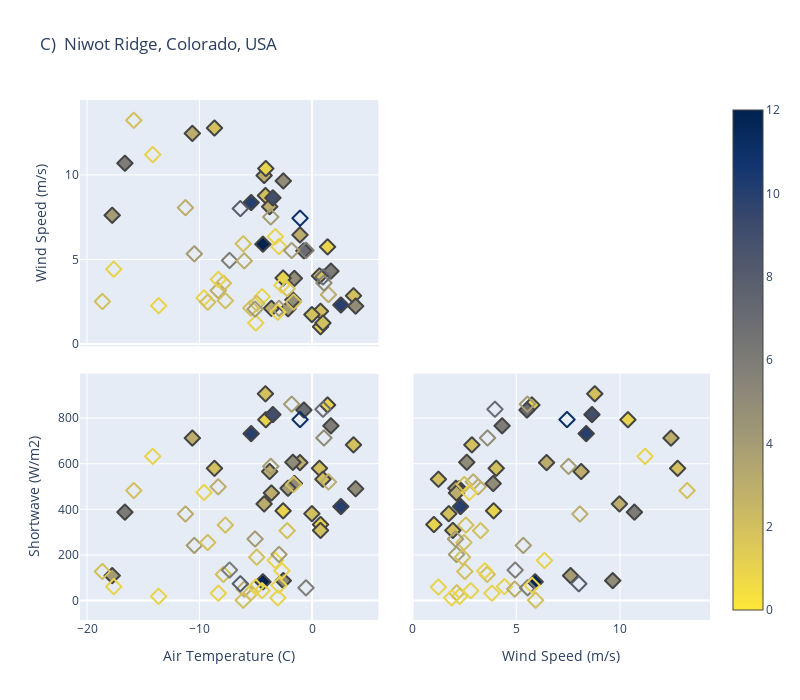

The cell this chart's notebook holds for it:
### Code cell
# State which site we are working with 
df = niw_events.copy(deep=True)

# Some constatns 
index_vals = df['count']
index_symbols = df['TypeSymbol']
colorbar = 'cividis_r'

# index_symbols = df['CD']

fig = go.Figure()
fig.add_trace(go.Splom(dimensions=[dict(label=nametemp, values=df['temp']),
                                   dict(label=namewind, values=df['windspeed']),
                                   dict(label=nameSW,   values=df['shortwave'])],
                                   marker=dict(color=index_vals, colorscale = colorbar, symbol = index_symbols, showscale=True, line_width=2, size=12, cmin=0, cmax=12),
                                   showlegend=False, showupperhalf=False, diagonal_visible=False))

fig.update_traces(showlegend=True, legendgroup=index_symbols, selector=dict(mode='spolm'))

fig.update_layout(title=nameniwot, width=800, height=700, dragmode='select')


fig.show()

### Figure 1 — Plotly figure (JSON) as saved in the notebook; plotly's stock layout.template omitted (floating-point values rounded to 4 significant figures)
{"data": [{"diagonal": {"visible": false}, "dimensions": [{"label": "Air Temperature (C)", "values": [-1.543, 3.717, -2.545, 0.783, -8.328, -8.655, -7.857, -17.62, -11.24, -2.53, -7.315, -4.344, -17.76, -8.31, -6.005, -18.63, -16.62, -0.5085, -6.351, -6.093, 1.491, 3.906, -1.045, -3.24, -2.915, -4.235, -9.585, -13.62, -15.84, -14.15, -10.45, -10.62, -2.109, -1.613, -2.188, 1.088, -5.42, -2.909, 1.003, -4.12, -7.688, -5.394, -4.085, 1.41, -1.784, -1.677, -3.743, -3.015, -3.644, -9.26, -3.459, -2.65, 0.6883, -3.587, 0.7817, 0.9988, -4.42, -4.975, -4.895, -5.043, -1.041, 2.596, 1.707, -0.6947, 0.0165]}, {"label": "Wind Speed (m/s)", "values": [3.898, 2.87, 3.92, 1.038, 3.178, 12.8, 3.61, 4.44, 8.082, 9.666, 4.959, 5.922, 7.633, 3.835, 4.937, 2.53, 10.71, 5.559, 8.029, 5.945, 2.938, 2.255, 6.473, 6.37, 5.775, 9.99, 2.745, 2.28, 13.26, 11.22, 5.351, 12.48, 2.099, 2.502, 3.29, 3.626, 2.143, 2.126, 3.984, 8.8, 2.578, 8.386, 10.4, 5.765, 5.549, 2.624, 8.143, 1.895, 7.534, 2.487, 8.665, 3.495, 4.045, 2.127, 1.952, 1.257, 2.815, 1.255, 2.42, 2.081, 7.46, 2.324, 4.328, 5.53, 1.755]}, {"label": "Shortwave (W/m2)", "values": [514.0, 683.8, 394.1, 333.9, 499.7, 580.7, 114.9, 61.2, 380.1, 87.56, 134.0, 82.43, 109.5, 32.29, 50.53, 127.7, 388.2, 56.06, 73.9, 1.618, 521.0, 491.2, 605.9, 176.2, 66.88, 424.4, 475.0, 18.45, 483.2, 633.3, 242.1, 713.6, 493.2, 509.6, 306.9, 714.1, 34.32, 202.6, 840.2, 908.0, 331.6, 733.1, 794.2, 859.0, 862.5, 607.3, 566.6, 11.81, 589.2, 255.0, 816.8, 130.5, 580.9, 472.5, 308.1, 532.8, 43.59, 59.34, 190.6, 270.4, 794.9, 412.8, 767.4, 836.7, 381.5]}], "marker": {"cmax": 12, "cmin": 0, "color": [5, 2, 1, 1, 3, 2, 2, 1, 3, 5, 6, 13, 4, 1, 3, 2, 6, 6, 8, 2, 3, 5, 3, 1, 1, 3, 1, 1, 2, 1, 4, 3, 4, 2, 2, 5, 2, 4, 7, 2, 2, 10, 1, 1, 4, 5, 3, 1, 4, 2, 9, 1, 2, 3, 2, 2, 1, 1, 2, 4, 11, 10, 6, 7, 2], "colorscale": [[0, "#fee838"], [0.1111, "#e1cc55"], [0.2222, "#c3b369"], [0.3333, "#a59c74"], [0.4444, "#8a8678"], [0.5556, "#707173"], [0.6667, "#575d6d"], [0.7778, "#3b496c"], [0.8889, "#123570"], [1, "#00224e"]], "line": {"width": 2}, "showscale": true, "size": 12, "symbol": [2, 2, 2, 2, 102, 2, 102, 102, 102, 2, 102, 2, 2, 102, 102, 102, 2, 102, 102, 102, 102, 2, 2, 102, 102, 2, 102, 102, 102, 102, 102, 2, 2, 102, 102, 102, 102, 102, 102, 2, 102, 2, 2, 2, 102, 2, 2, 102, 102, 102, 2, 102, 2, 2, 2, 2, 102, 102, 102, 102, 102, 2, 2, 2, 2]}, "showlegend": false, "showupperhalf": false, "type": "splom"}], "layout": {"dragmode": "select", "height": 700, "title": {"text": "C)  Niwot Ridge, Colorado, USA"}, "width": 800}}
